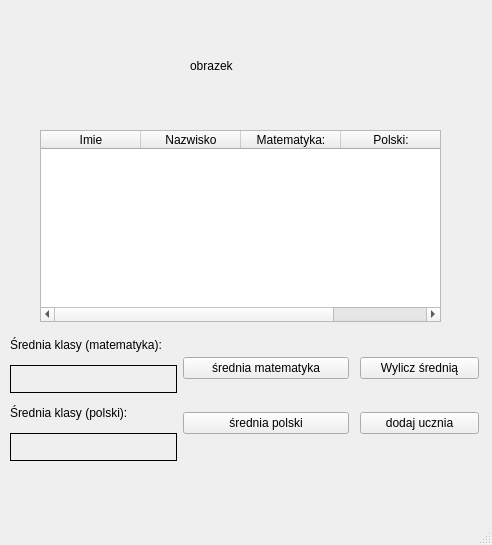
<?xml version="1.0" encoding="UTF-8"?>
<ui version="4.0">
 <class>MainWindow</class>
 <widget class="QMainWindow" name="MainWindow">
  <property name="geometry">
   <rect>
    <x>0</x>
    <y>0</y>
    <width>492</width>
    <height>545</height>
   </rect>
  </property>
  <property name="windowTitle">
   <string>MainWindow</string>
  </property>
  <widget class="QWidget" name="centralwidget">
   <widget class="QLabel" name="logo_szkoly">
    <property name="geometry">
     <rect>
      <x>190</x>
      <y>10</y>
      <width>121</width>
      <height>111</height>
     </rect>
    </property>
    <property name="text">
     <string>obrazek</string>
    </property>
    <property name="scaledContents">
     <bool>false</bool>
    </property>
   </widget>
   <widget class="QWidget" name="layoutWidget">
    <property name="geometry">
     <rect>
      <x>10</x>
      <y>330</y>
      <width>339</width>
      <height>131</height>
     </rect>
    </property>
    <layout class="QHBoxLayout" name="horizontalLayout">
     <item>
      <layout class="QVBoxLayout" name="verticalLayout_3">
       <item>
        <layout class="QVBoxLayout" name="verticalLayout">
         <item>
          <widget class="QLabel" name="label_5">
           <property name="text">
            <string>Średnia klasy (matematyka):</string>
           </property>
          </widget>
         </item>
         <item>
          <widget class="QLabel" name="srednia_klasy_mat">
           <property name="frameShape">
            <enum>QFrame::Box</enum>
           </property>
           <property name="text">
            <string/>
           </property>
          </widget>
         </item>
        </layout>
       </item>
       <item>
        <layout class="QVBoxLayout" name="verticalLayout_2">
         <item>
          <widget class="QLabel" name="label_6">
           <property name="text">
            <string>Średnia klasy (polski):</string>
           </property>
          </widget>
         </item>
         <item>
          <widget class="QLabel" name="srednia_klasy_2">
           <property name="frameShape">
            <enum>QFrame::Box</enum>
           </property>
           <property name="text">
            <string/>
           </property>
          </widget>
         </item>
        </layout>
       </item>
      </layout>
     </item>
     <item>
      <layout class="QVBoxLayout" name="verticalLayout_4">
       <item>
        <widget class="QPushButton" name="sredniaMatematyka">
         <property name="text">
          <string>średnia matematyka</string>
         </property>
        </widget>
       </item>
       <item>
        <widget class="QPushButton" name="sredniaPolski">
         <property name="text">
          <string>średnia polski</string>
         </property>
        </widget>
       </item>
      </layout>
     </item>
    </layout>
   </widget>
   <widget class="QWidget" name="layoutWidget">
    <property name="geometry">
     <rect>
      <x>360</x>
      <y>330</y>
      <width>119</width>
      <height>131</height>
     </rect>
    </property>
    <layout class="QVBoxLayout" name="verticalLayout_5">
     <item>
      <widget class="QPushButton" name="pushButton_3">
       <property name="text">
        <string>Wylicz średnią</string>
       </property>
      </widget>
     </item>
     <item>
      <widget class="QPushButton" name="pushButton_4">
       <property name="text">
        <string>dodaj ucznia</string>
       </property>
      </widget>
     </item>
    </layout>
   </widget>
   <widget class="QTableWidget" name="tableWidget">
    <property name="geometry">
     <rect>
      <x>40</x>
      <y>130</y>
      <width>401</width>
      <height>192</height>
     </rect>
    </property>
    <column>
     <property name="text">
      <string>Imie</string>
     </property>
    </column>
    <column>
     <property name="text">
      <string>Nazwisko</string>
     </property>
    </column>
    <column>
     <property name="text">
      <string>Matematyka:</string>
     </property>
    </column>
    <column>
     <property name="text">
      <string>Polski:</string>
     </property>
    </column>
   </widget>
  </widget>
  <widget class="QMenuBar" name="menubar">
   <property name="geometry">
    <rect>
     <x>0</x>
     <y>0</y>
     <width>492</width>
     <height>33</height>
    </rect>
   </property>
  </widget>
  <widget class="QStatusBar" name="statusbar"/>
 </widget>
 <resources/>
 <connections/>
</ui>
